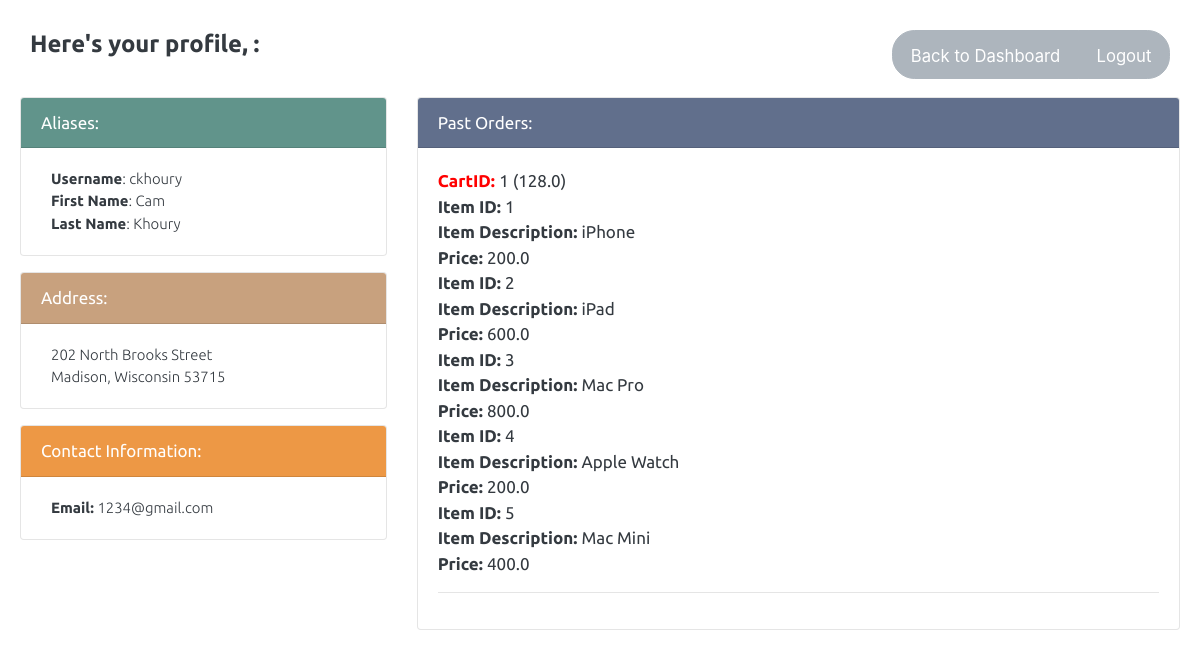
Page /profile (signed in) on the committed database.
### tables this page shows
CREATE TABLE User(
   UID INTEGER PRIMARY KEY,
   UserLevel TEXT,
   Username TEXT UNIQUE,
   Password TEXT,
   Email TEXT,
   Address TEXT,
   City Text,
   State Text,
   Zip Text,
   FirstName TEXT,
   LastName TEXT,
   OID INTEGER);

CREATE TABLE Cart(CID INTEGER PRIMARY KEY,
                IID INTEGER,
                Total REAL,
                SID INTEGER,
                UID INTEGER,
                FOREIGN KEY(IID) REFERENCES Item(IID),
                FOREIGN KEY(SID) REFERENCES Store(SID),
                FOREIGN KEY(UID) REFERENCES User(UID));

CREATE TABLE Item(IID INTEGER PRIMARY KEY, Price REAL, SID INTEGER NOT NULL, DESCRIPTION TEXT, QUANTITY INTEGER, FOREIGN KEY(SID) REFERENCES Store(SID));

### cartCombo_app.py (the view)
@app.route('/profile')
def profile():
    if not session.get('logged_in'):
       return render_template('login.html')
    con = sql.connect("data/test.db")
    con.row_factory = sql.Row
    cur = con.cursor()
    query = "select * from User where UID=\'" + str(UID) + "\'"
    cur.execute(query)
    rows = cur.fetchall()
    if len(rows) == 0:
       return home()
    profile = dict();
    profile['username']= rows[0]['Username']
    profile['firstname']= rows[0]['FirstName']
    profile['lastname'] = rows[0]['LastName']
    profile['email'] = rows[0]['Email']
    profile['address'] = rows[0]['Address']
    profile['city'] = rows[0]['City']
    profile['state'] = rows[0]['State']
    profile['zip'] = rows[0]['zip']
    query = "SELECT Cart.CID AS 'CartID',Cart.Total AS 'Total',Item.Description AS 'Description',Item.IID AS 'ItemID',Item.Price AS 'Price', Item.Quantity AS 'Quantity' FROM Cart INNER JOIN CartItem ON Cart.CID = CartItem.CID INNER JOIN Item ON CartItem.IID = Item.IID WHERE UID = \'" + str(UID) + "\'"
    cur.execute(query)
    rows = cur.fetchall()
    listOfCarts = [];
    listofItems = [];
    for x in range(0, len(rows)):
      cart = dict()
      cart['cartID'] = rows[x]['CartID']
      cart['total'] = rows[x]['total']
      if(cart not in listOfCarts): listOfCarts.append(cart)
      item = dict()
      item['cartID'] = rows[x]['CartID']
      item['itemID'] = rows[x]['ItemID']
      item['price'] = rows[x]['Price']
      item['description'] = rows[x]['Description']
      item['quantity'] = rows[x]['Quantity']
      if(item not in listofItems): listofItems.append(item)
    return render_template('profile.html', profile = profile, listOfItems = listofItems, listOfCarts = listOfCarts, numItemss = len(listofItems))

### templates/profile.html (shortened to what this page needs)
<!doctype html>
<html>
<head>
    <link rel="stylesheet" type="text/css" href="{{ url_for('static',filename='bootstrap_litera.min.css') }}">
    <link rel= "stylesheet" type= "text/css" href= "{{ url_for('static',filename='default_style.css') }}">
</head>
<body style="background-color: white">
    <header>
        <h2>Here's your profile, {{profile[1]}}:
            <div class="btn-group" style="float: right">
              <button type="button" class="btn btn-secondary"><a href = "/" style="color: white; text-decoration: none;"><small>Back to Dashboard</small></a>
              <button type="button" class="btn btn-secondary"><a href = "/logout" style="color: white; text-decoration: none;"><small>Logout</small></a>
    </h2>
    </header>
    <div class="wrapper">
        <div class="row">
            <div class="col-4">
                <div class="card bg-light mb-3" style="background-color: var(--light);">
                    <div class="card-header" style="background-color: var(--teal1); color: white">Aliases:</div>
                    <div class="card-body">
                        <p class="card-text"><strong>Username</strong>: {{profile['username']}}<br><strong>First Name</strong>: {{profile['firstname']}}<br><strong>Last Name</strong>: {{profile['lastname']}}</p>
                    </div>
                </div>
                <div class="card bg-light mb-3" style="background-color: var(--light);">
                    <div class="card-header" style="background-color: var(--orange1); color: white">Address:</div>
                    <div class="card-body">
                        <p class="card-text">{{profile['address']}}<br>{{profile['city']}}, {{profile['state']}} {{profile['zip']}}</p>
                    </div>
                </div>
                <div class="card bg-light mb-3" style="background-color: var(--light);">
                    <div class="card-header" style="background-color: var(--orange2); color: white">Contact Information:</div>
                    <div class="card-body">
                        <p class="card-text"><strong>Email:</strong> {{profile['email']}}</p>
                    </div>
                </div>
            </div>
            <div class="col-8">
                <div class="card bg-light mb-3" style="background-color: var(--light);">
                    <div class="card-header" style="background-color: var(--navy2); color: white">Past Orders:</div>
                    <div class="card-body">
                        {% for cart in listOfCarts %}
                        <div class="card-text"><strong style="color:red">CartID: </strong> {{cart['cartID']}} ({{cart['total']}})</div>
                            {% for item in listOfItems %}
                                {% if item["cartID"] == cart['cartID']%}
                                <div class="card-text"><strong>Item ID: </strong>{{item['itemID']}}</div>
                                <div class="card-text"><strong>Item Description: </strong>{{item['description']}}</div>
                                <div class="card-text"><strong>Price: </strong>{{item['price']}}</div>
                                {% endif %}
                            {% endfor %}
                            <hr/>
                        {% endfor %}
                    </div>
                </div>
            </div>
        </div>
    </div>
</body>
</html>

### static/default_style.css (style rules this page uses)
:root { --darkblue: #34495e; --navy1:#495a80; --navy2:#616f8c; --neutral:#9d9291; --orange1:#c8a17e; --orange2:#ed9845; --darkorange: #df7c18; }
header { max-width: 1200px; margin: 0 auto; padding: 20px 20px 0; }
h2 { font-size: 1.4em; padding: 10px; }
p { margin-bottom: 1em; padding: 0 10px; font-family: 'Ubuntu', sans-serif; font-size: .875em; font-weight: 100; }

### templates/profile.html (style rules this page uses)
body { font-family: 'Ubuntu', sans-serif; }
.btn-group { float: right; }
.btn-secondary { margin-left: 5%; }
strong { font-weight: bold; }
.wrapper { max-width: 1200px; margin: 0 auto; padding: 20px; }

### rows in the picture
User: username "ckhoury", firstname "Cam", lastname "Khoury", address "202 North Brooks Street", city "Madison", state "Wisconsin", zip "53715", email "1234@gmail.com"
Cart: cartID "1", total "128.0", itemID "1", description "iPhone", price "200.0", itemID "2", description "iPad", price "600.0", itemID "3", description "Mac Pro", price "800.0", itemID "4", description "Apple Watch", itemID "5", description "Mac Mini", price "400.0"
